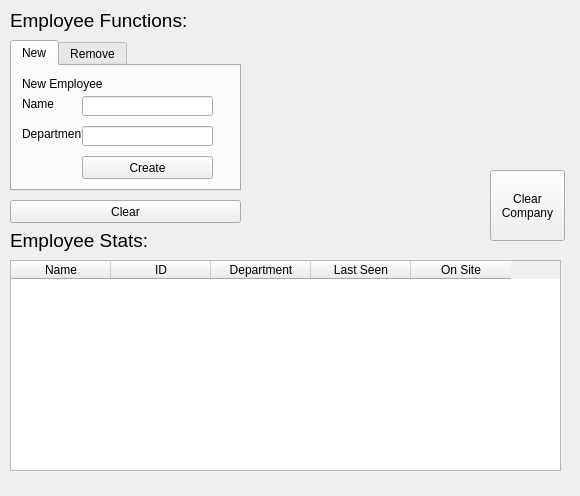
<?xml version="1.0" encoding="UTF-8"?>
<ui version="4.0">
 <class>UserWindow</class>
 <widget class="QWidget" name="UserWindow">
  <property name="geometry">
   <rect>
    <x>0</x>
    <y>0</y>
    <width>580</width>
    <height>496</height>
   </rect>
  </property>
  <property name="windowTitle">
   <string>UserWindow</string>
  </property>
  <widget class="QTabWidget" name="empFunc_TabWidget">
   <property name="geometry">
    <rect>
     <x>10</x>
     <y>40</y>
     <width>231</width>
     <height>151</height>
    </rect>
   </property>
   <property name="currentIndex">
    <number>0</number>
   </property>
   <widget class="QWidget" name="newEmployee">
    <attribute name="title">
     <string>New</string>
    </attribute>
    <widget class="QPushButton" name="newEmp_create_Button">
     <property name="geometry">
      <rect>
       <x>70</x>
       <y>90</y>
       <width>131</width>
       <height>23</height>
      </rect>
     </property>
     <property name="text">
      <string>Create</string>
     </property>
    </widget>
    <widget class="QLabel" name="label_2">
     <property name="geometry">
      <rect>
       <x>10</x>
       <y>30</y>
       <width>51</width>
       <height>16</height>
      </rect>
     </property>
     <property name="text">
      <string>Name</string>
     </property>
    </widget>
    <widget class="QLabel" name="label_3">
     <property name="geometry">
      <rect>
       <x>10</x>
       <y>60</y>
       <width>61</width>
       <height>16</height>
      </rect>
     </property>
     <property name="text">
      <string>Department</string>
     </property>
    </widget>
    <widget class="QLineEdit" name="newEmp_name_LineEdit">
     <property name="geometry">
      <rect>
       <x>70</x>
       <y>30</y>
       <width>131</width>
       <height>20</height>
      </rect>
     </property>
    </widget>
    <widget class="QLabel" name="label">
     <property name="geometry">
      <rect>
       <x>10</x>
       <y>10</y>
       <width>81</width>
       <height>16</height>
      </rect>
     </property>
     <property name="text">
      <string>New Employee:</string>
     </property>
    </widget>
    <widget class="QLineEdit" name="newEmp_department_LineEdit">
     <property name="geometry">
      <rect>
       <x>70</x>
       <y>60</y>
       <width>131</width>
       <height>20</height>
      </rect>
     </property>
    </widget>
   </widget>
   <widget class="QWidget" name="removeEmployee">
    <attribute name="title">
     <string>Remove</string>
    </attribute>
    <widget class="QLabel" name="label_7">
     <property name="geometry">
      <rect>
       <x>10</x>
       <y>30</y>
       <width>51</width>
       <height>16</height>
      </rect>
     </property>
     <property name="text">
      <string>Name</string>
     </property>
    </widget>
    <widget class="QLabel" name="label_8">
     <property name="geometry">
      <rect>
       <x>10</x>
       <y>60</y>
       <width>61</width>
       <height>16</height>
      </rect>
     </property>
     <property name="text">
      <string>ID</string>
     </property>
    </widget>
    <widget class="QLineEdit" name="remEmp_name_LineEdit">
     <property name="geometry">
      <rect>
       <x>70</x>
       <y>30</y>
       <width>131</width>
       <height>20</height>
      </rect>
     </property>
    </widget>
    <widget class="QLabel" name="label_9">
     <property name="geometry">
      <rect>
       <x>10</x>
       <y>10</y>
       <width>101</width>
       <height>16</height>
      </rect>
     </property>
     <property name="text">
      <string>Remove Employee</string>
     </property>
    </widget>
    <widget class="QLineEdit" name="remEmp_ID_LineEdit">
     <property name="geometry">
      <rect>
       <x>70</x>
       <y>60</y>
       <width>131</width>
       <height>20</height>
      </rect>
     </property>
    </widget>
    <widget class="QPushButton" name="remEmp_remove_Button">
     <property name="geometry">
      <rect>
       <x>70</x>
       <y>90</y>
       <width>131</width>
       <height>23</height>
      </rect>
     </property>
     <property name="text">
      <string>Remove</string>
     </property>
    </widget>
   </widget>
  </widget>
  <widget class="QLabel" name="label_11">
   <property name="geometry">
    <rect>
     <x>10</x>
     <y>230</y>
     <width>161</width>
     <height>21</height>
    </rect>
   </property>
   <property name="font">
    <font>
     <pointsize>14</pointsize>
    </font>
   </property>
   <property name="text">
    <string>Employee Stats:</string>
   </property>
  </widget>
  <widget class="QLabel" name="label_10">
   <property name="geometry">
    <rect>
     <x>10</x>
     <y>10</y>
     <width>201</width>
     <height>21</height>
    </rect>
   </property>
   <property name="font">
    <font>
     <pointsize>14</pointsize>
    </font>
   </property>
   <property name="text">
    <string>Employee Functions:</string>
   </property>
  </widget>
  <widget class="QTableWidget" name="EmployeesTableWidget">
   <property name="geometry">
    <rect>
     <x>10</x>
     <y>260</y>
     <width>551</width>
     <height>211</height>
    </rect>
   </property>
   <column>
    <property name="text">
     <string>Name</string>
    </property>
   </column>
   <column>
    <property name="text">
     <string>ID</string>
    </property>
   </column>
   <column>
    <property name="text">
     <string>Department</string>
    </property>
   </column>
   <column>
    <property name="text">
     <string>Last Seen</string>
    </property>
   </column>
   <column>
    <property name="text">
     <string>On Site</string>
    </property>
   </column>
  </widget>
  <widget class="QPushButton" name="empClear_Button">
   <property name="geometry">
    <rect>
     <x>10</x>
     <y>200</y>
     <width>231</width>
     <height>23</height>
    </rect>
   </property>
   <property name="text">
    <string>Clear</string>
   </property>
  </widget>
  <widget class="QPushButton" name="clearCompany_Button">
   <property name="geometry">
    <rect>
     <x>490</x>
     <y>170</y>
     <width>75</width>
     <height>71</height>
    </rect>
   </property>
   <property name="text">
    <string>Clear 
Company</string>
   </property>
  </widget>
 </widget>
 <resources/>
 <connections/>
</ui>
